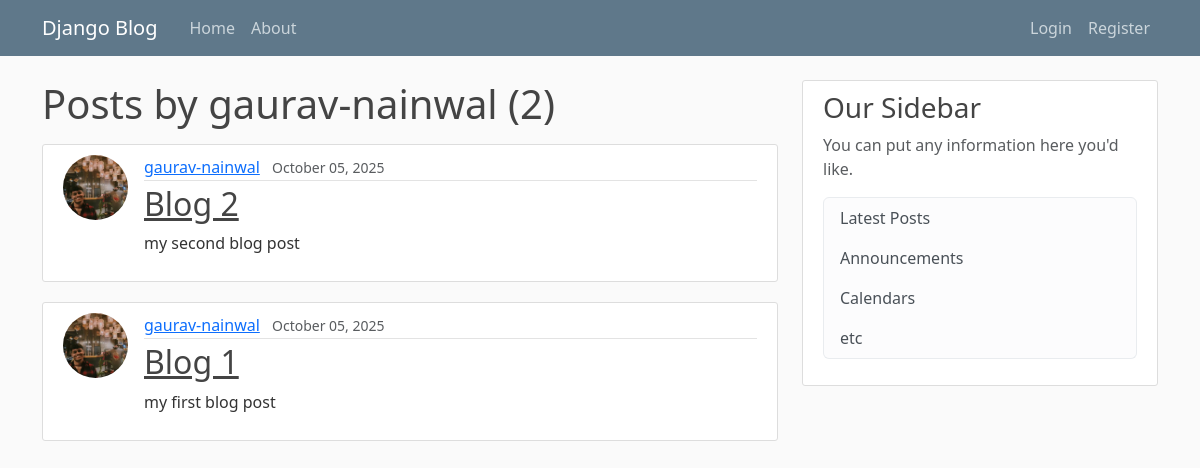
Before: /user/gaurav-nainwal with the older database file.
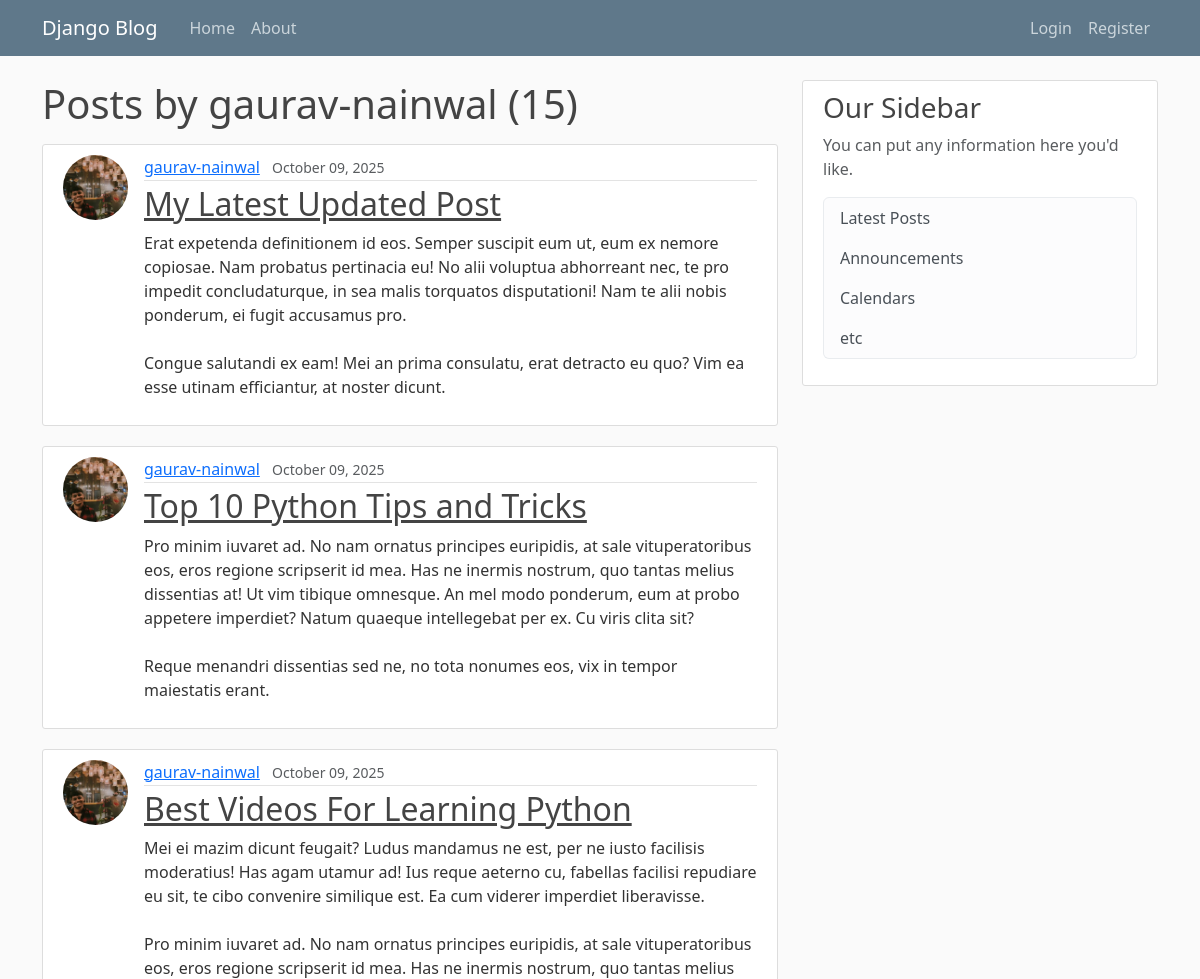
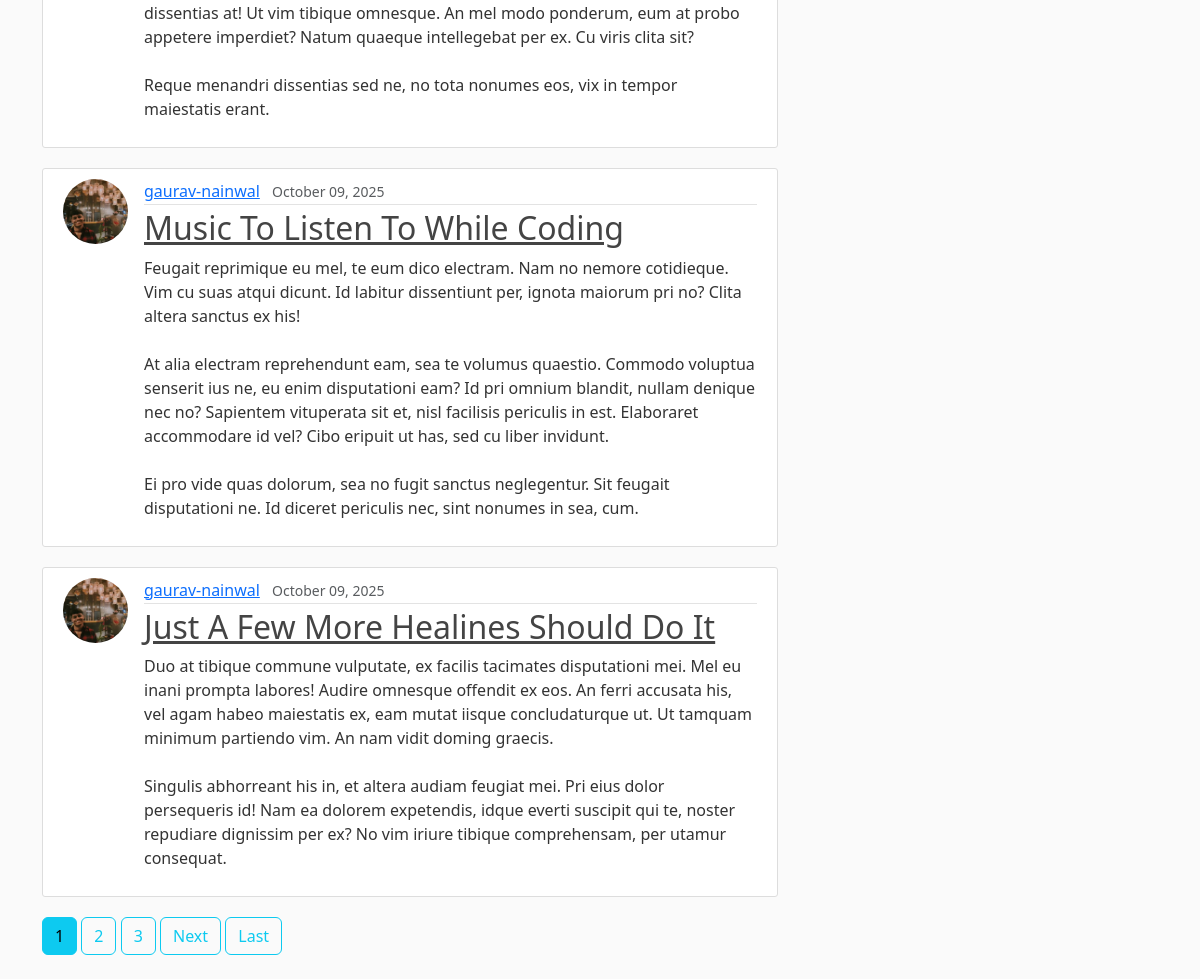
After: the same page with the newer database file (2 pictures, top to bottom).
### blog/models.py (models this page shows, shortened)
class Post(models.Model):
    title = models.CharField(max_length=100)
    content = models.TextField()
    date_posted = models.DateTimeField(default = timezone.now)
    author = models.ForeignKey(User, on_delete=models.CASCADE)

### users/models.py (models this page shows, shortened)
class Profile(models.Model):
    user = models.OneToOneField(User, on_delete=models.CASCADE)
    image= models.ImageField(default='default.jpg',upload_to='profile_pics')

### blog/views.py (the view)
# urls.py: path('user/<str:username>', UserPostListView.as_view(), name='user-posts'),
class UserPostListView(ListView):
    model = Post
    template_name = 'blog/user_posts.html'
    context_object_name='posts'
    paginate_by = 5
    def get_queryset(self):
        user = get_object_or_404(User,username=self.kwargs.get('username'))
        return Post.objects.filter(author=user).order_by('-date_posted')

### blog/templates/blog/user_posts.html (shortened to what this page needs)
{% extends "blog/base.html" %}
{% block content %}
<h1 class="mb-3">Posts by {{view.kwargs.username}} ({{page_obj.paginator.count}})</h1>
{%for post in posts%}
<article class="media content-section">
  <img class="rounded-circle article-img" src="{{post.author.profile.image.url}}" alt="author image">
  <div class="media-body">
    <div class="article-metadata">
      <a class="mr-2" href="{%url 'user-posts' post.author.username%}">{{ post.author }}</a>
      <small class="text-muted">{{ post.date_posted|date:"F d, Y" }}</small>
    </div>
    <h2><a class="article-title" href="{%url 'post-detail' post.id %}">{{ post.title }}</a></h2>
    <p class="article-content">{{ post.content }}</p>
  </div>
</article>
{% endfor %}
{% if is_paginated %}
    {% for num in page_obj.paginator.page_range %}
      {% if page_obj.number == num %}
        <a class="btn btn-info mb-4 " href="?page={{num}}">{{num}}</a>
      {% elif num > page_obj.number|add:'-3' and num < page_obj.number|add:'3'%}
        <a class="btn btn-outline-info mb-4 " href="?page={{num}}">{{num}}</a>
      {% endif %}
    {% endfor %}
    {%if page_obj.has_next%}
      <a class="btn btn-outline-info mb-4 " href="?page={{page_obj.next_page_number}}">Next</a>
      <a class="btn btn-outline-info mb-4 " href="?page={{page_obj.paginator.num_pages}}">Last</a>
    {%endif%}
{% endif %}
{% endblock content %}

Changed rows visible on the page:
removed Post: author.profile.image (picture), author "gaurav-nainwal", date_posted "October 05, 2025", title "Blog 2", content "my second blog post"
removed Post: author.profile.image (picture), author "gaurav-nainwal", date_posted "October 05, 2025", title "Blog 1", content "my first blog post"
added Post: author.profile.image (picture), author "gaurav-nainwal", date_posted "October 09, 2025", title "My Latest Updated Post", content "Erat expetenda definitionem id eos. Semper suscipit eum ut, eum ex nemore copiosae. Nam probatus pertinacia eu! No alii voluptua abhorreant nec, te pro impedit concludaturque, in sea malis torquatos disputationi! Nam te alii nobis ponderum, ei fugit accusamus pro. Congue salutandi ex eam! Mei an prima consulatu, erat detracto eu quo? Vim ea esse utinam efficiantur, at noster dicunt."
added Post: author.profile.image (picture), author "gaurav-nainwal", date_posted "October 09, 2025", title "Top 10 Python Tips and Tricks", content "Pro minim iuvaret ad. No nam ornatus principes euripidis, at sale vituperatoribus eos, eros regione scripserit id mea. Has ne inermis nostrum, quo tantas melius dissentias at! Ut vim tibique omnesque. An mel modo ponderum, eum at probo appetere imperdiet? Natum quaeque intellegebat per ex. Cu viris clita sit? Reque menandri dissentias sed ne, no tota nonumes eos, vix in tempor maiestatis erant."
added Post: author.profile.image (picture), author "gaurav-nainwal", date_posted "October 09, 2025", title "Best Videos For Learning Python", content "Mei ei mazim dicunt feugait? Ludus mandamus ne est, per ne iusto facilisis moderatius! Has agam utamur ad! Ius reque aeterno cu, fabellas facilisi repudiare eu sit, te cibo convenire similique est. Ea cum viderer imperdiet liberavisse. Pro minim iuvaret ad. No nam ornatus principes euripidis, at sale vituperatoribus eos, eros regione scripserit id mea. Has ne inermis nostrum, quo tantas melius dissentias at! Ut vim tibique omnesque. An mel modo ponderum, eum at probo appetere imperdiet? Natum quaeque intellegebat per ex. Cu viris clita sit? Reque menandri dissentias sed ne, no tota nonumes eos, vix in tempor maiestatis erant."
added Post: author.profile.image (picture), author "gaurav-nainwal", date_posted "October 09, 2025", title "Music To Listen To While Coding", content "Feugait reprimique eu mel, te eum dico electram. Nam no nemore cotidieque. Vim cu suas atqui dicunt. Id labitur dissentiunt per, ignota maiorum pri no? Clita altera sanctus ex his! At alia electram reprehendunt eam, sea te volumus quaestio. Commodo voluptua senserit ius ne, eu enim disputationi eam? Id pri omnium blandit, nullam denique nec no? Sapientem vituperata sit et, nisl facilisis periculis in est. Elaboraret accommodare id vel? Cibo eripuit ut has, sed cu liber invidunt. Ei pro vide quas dolorum, sea no fugit sanctus neglegentur. Sit feugait disputationi ne. Id diceret periculis nec, sint nonumes in sea, cum."
added Post: author.profile.image (picture), author "gaurav-nainwal", date_posted "October 09, 2025", title "Just A Few More Healines Should Do It", content "Duo at tibique commune vulputate, ex facilis tacimates disputationi mei. Mel eu inani prompta labores! Audire omnesque offendit ex eos. An ferri accusata his, vel agam habeo maiestatis ex, eam mutat iisque concludaturque ut. Ut tamquam minimum partiendo vim. An nam vidit doming graecis. Singulis abhorreant his in, et altera audiam feugiat mei. Pri eius dolor persequeris id! Nam ea dolorem expetendis, idque everti suscipit qui te, noster repudiare dignissim per ex? No vim iriure tibique comprehensam, per utamur consequat."
Other visible differences:
{{ page_obj.paginator.count }}: "2" → "15"
new list line: "1"
new list line: "2"
new list line: "3"
text now shown: "Next Last"
